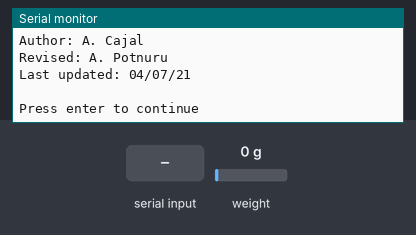
Simulated run of this sketch. Board: Arduino Uno, built with avr-gcc and run on an emulated ATmega328P. On the bench: the last lines printed to the serial monitor. The inputs (shaded band) are chosen by the test bench; at power-on: weight on the scale 0 g.

Above: at 1.0 s.
1.1 s: "+" received over Serial
At 2.3 s:
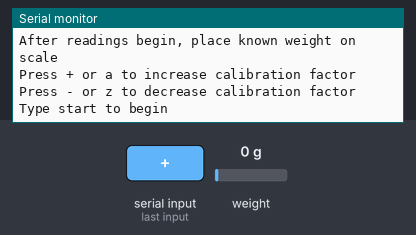
2.6 s: "a" received over Serial
At 3.2 s:
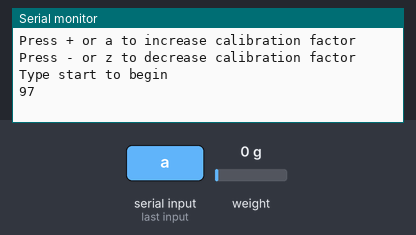

The sketch:

balance.ino
```cpp
/*
==================================
University of Southern California
Viterbi School of Engineering
AME-Department
AME 201: Statics
A.Potnuru and A. Cajal
===================================


This code was adapted from the code given in:
https://www.instructables.com/Arduino-Scale-With-5kg-Load-Cell-and-HX711-Amplifi/
For any feedback or questions contact: A. Cajal (cajal@usc.edu)
*/


#include "HX711.h"

#define DOUT_PIN  3
#define SCK_PIN  2

HX711 scale;

float calibration_factor = -10; //MODIFY THIS VALUE

void setup() {
  printTittle(); // THIS FUNCTION PRINTS THE TIT
  printPreprocess();

  scale.begin(DOUT_PIN, SCK_PIN);
  scale.set_scale();
  scale.tare(); //Reset the scale to 0

  long zero_factor = scale.read_average(); //Get a baseline reading
  Serial.print("Zero factor: "); //This can be used to remove the need to tare the scale. Useful in permanent scale projects.
  Serial.println(zero_factor);
}

void loop() {

  scale.set_scale(calibration_factor); //Adjust to this calibration factor
  Serial.print("Reading: ");
  Serial.print(scale.get_units(), 2);
  Serial.print(" lbs"); //Change this to kg and re-adjust the calibration factor if you follow SI units
  Serial.print(" calibration_factor: ");
  Serial.print(calibration_factor);
  Serial.println();

  if(Serial.available())
  {
    char temp = Serial.read();
    if(temp == '+' || temp == 'a')
      calibration_factor += 10;
    else if(temp == '-' || temp == 'z')
      calibration_factor -= 10;
  }
}


/*--- AUXILIARY FUNCTIONS ---*/

/*
 * Here's a little function to print the tittle.
 */
void printTittle(){
  Serial.begin(9600);
  Serial.println("University of Southern California");
  Serial.println("Viterbi School of Engineering");
  Serial.println("Aerospace and Mechanical Engineering Department");
  Serial.println("AME 201 - Prof. Akshay Potnuru, T.A. Arturo Cajal");
  Serial.println("Author: A. Cajal");
  Serial.println("Revised: A. Potnuru");
  Serial.println("Last updated: 04/07/21");
  Serial.println(" ");
  Serial.println("Press enter to continue");
  waitForSerial();
}

/*
 * Here's a little function to print instructions.
 */
void printPreprocess(){

  Serial.println("Remove all weight from scale");
  Serial.println("After readings begin, place known weight on scale");
  Serial.println("Press + or a to increase calibration factor");
  Serial.println("Press - or z to decrease calibration factor");
  Serial.println("Type start to begin");
  waitForSerial();
}


/*
 * Here's a little function to wait for a keypress and
 * then kill the data received.
 */
void waitForSerial(){
  while (!Serial.available()) {
  }
  Serial.println(Serial.read());
}
```

Measured:
- after the input at 1.1 s, the serial monitor: prints a new line at once (image 1)
- after the input at 2.6 s, the serial monitor: prints a new line at once (image 2)
